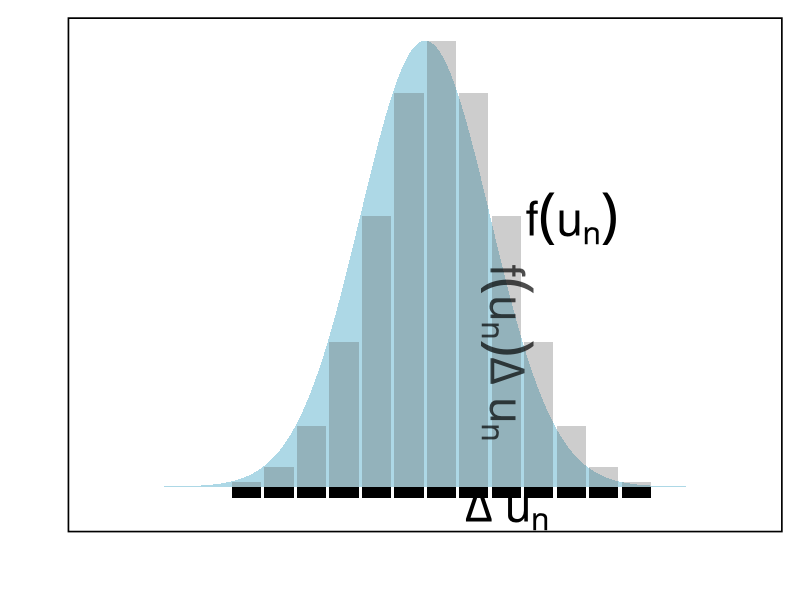
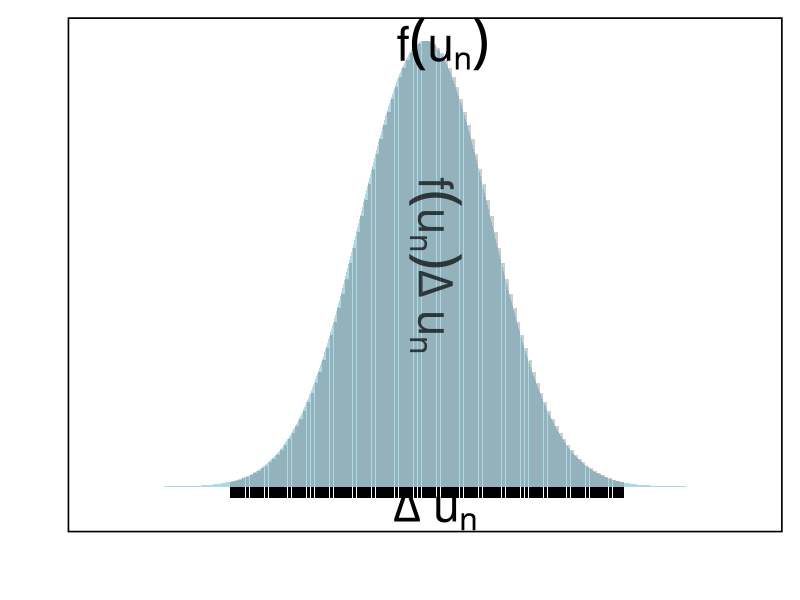
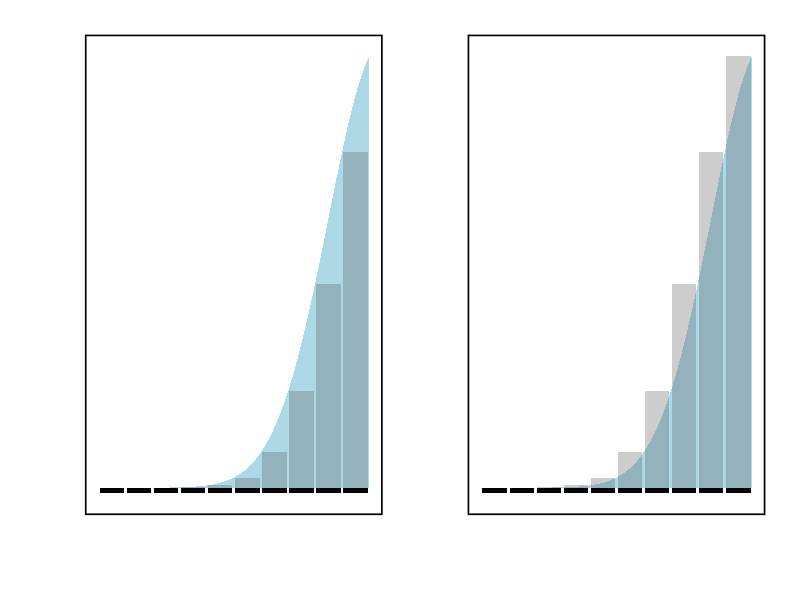
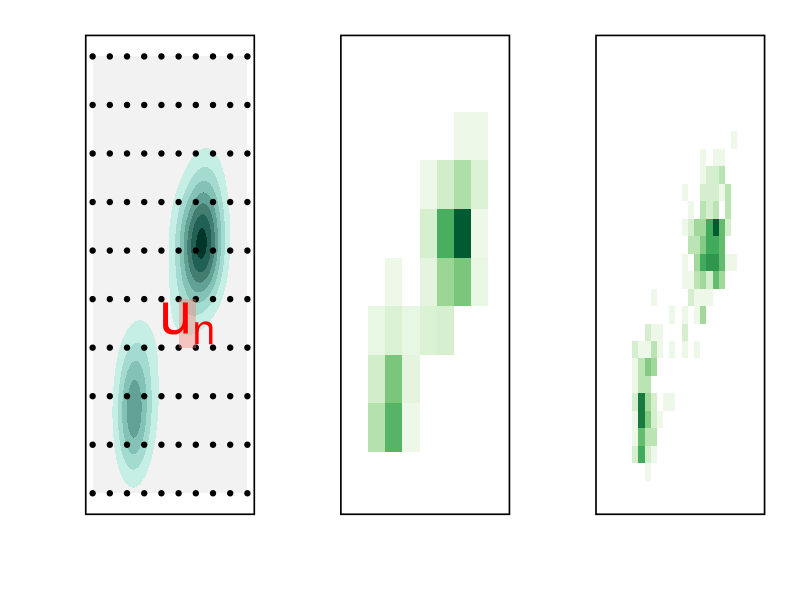
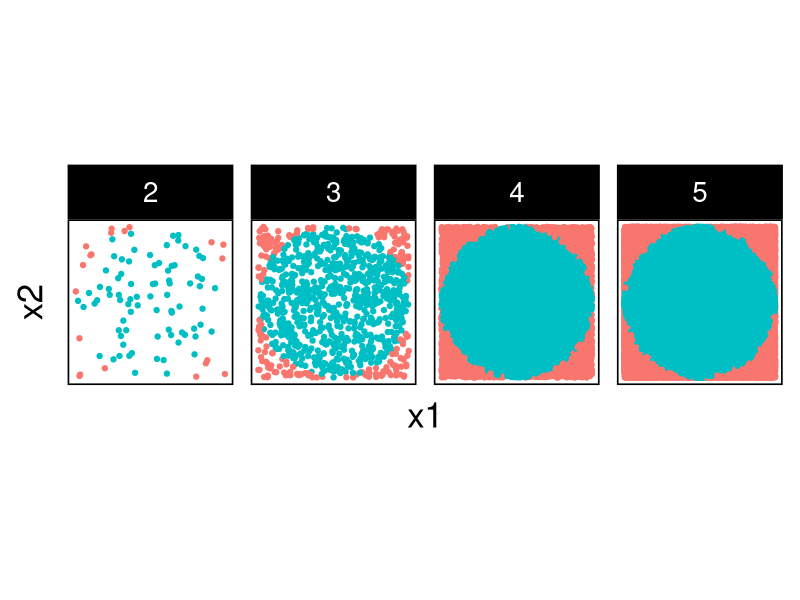
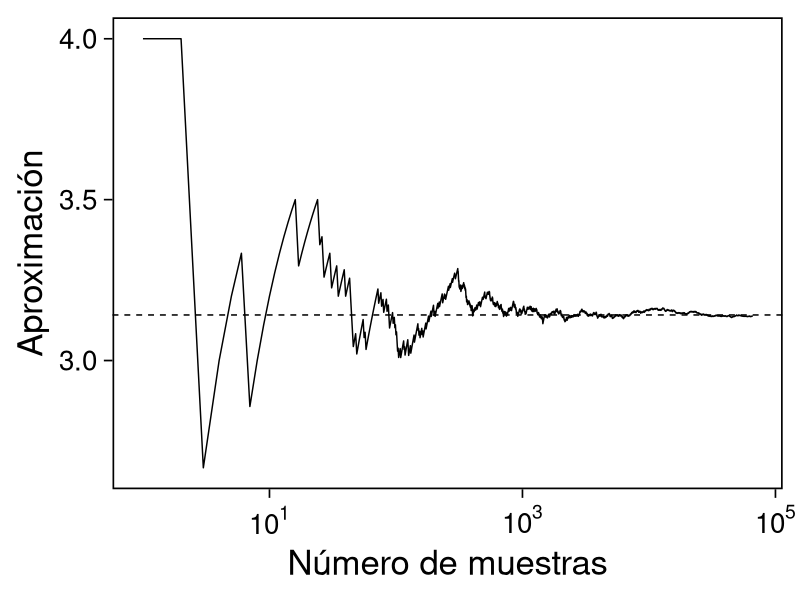
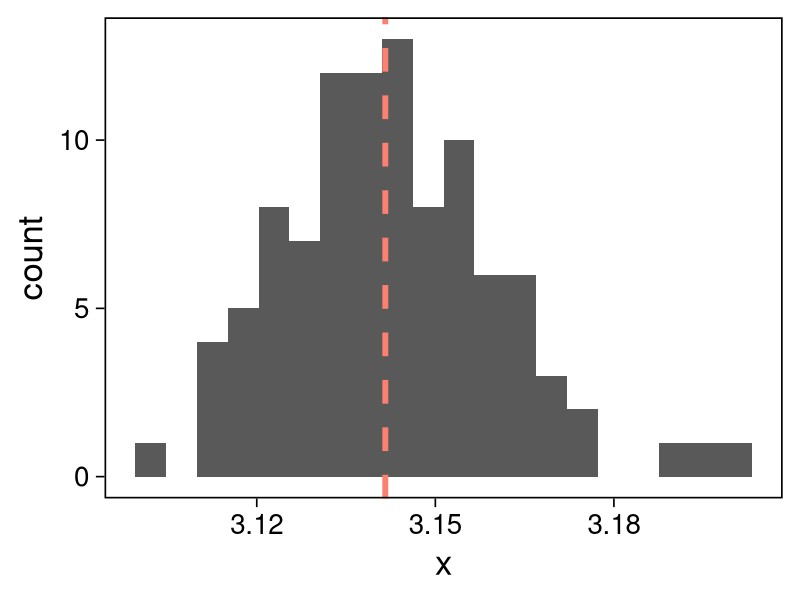
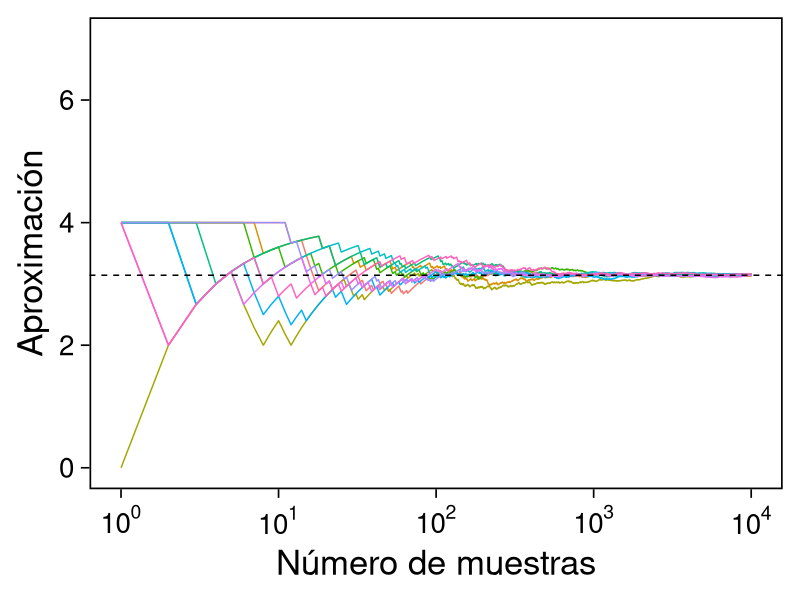

These charts were generated, in order, by the following R code: (Note: this script raises an error after producing the figures.)
## Setup --------------------------------------------------

library(tidyverse)
 library(patchwork)
 library(scales)
 ## Cambia el default del tamaño de fuente 
 theme_set(theme_linedraw(base_size = 25))

## Cambia el número de decimales para mostrar
 options(digits = 4)
 ## Problemas con mi consola en Emacs
 options(pillar.subtle = FALSE)
 options(rlang_backtrace_on_error = "none")
 options(crayon.enabled = FALSE)
 options(width=70)

 color.itam  <- c("#00362b","#004a3b", "#00503f", "#006953", "#008367", "#009c7b", "#00b68f", NA)
 sin_lineas <- theme(panel.grid.major = element_blank(), panel.grid.minor = element_blank())
 sin_leyenda <- theme(legend.position = "none")
 sin_ejes <- theme(axis.ticks = element_blank(), 
       axis.text = element_blank())

 ## Ejemplo de integracion numerica -----------------------

 grid.n          <- 11                 # Número de celdas 
 grid.size       <- 6/(grid.n+1)       # Tamaño de celdas en el intervalo [-3, 3]
 norm.cuadrature <- tibble(x = seq(-3, 3, by = grid.size), y = dnorm(x) )

 norm.density <- tibble(x = seq(-5, 5, by = .01), 
        y = dnorm(x) )

norm.cuadrature |>
  ggplot(aes(x=x + grid.size/2, y=y)) + 
  geom_area(data = norm.density, aes(x = x, y = y), fill = 'lightblue') + 
  geom_bar(stat="identity", alpha = .3) + 
  geom_bar(aes(x = x + grid.size/2, y = -0.01), fill = 'black', stat="identity") + 
  sin_lineas + xlab('') + ylab("") + 
  annotate('text', label = expression(Delta~u[n]),
           x = .01 + 5 * grid.size/2, y = -.02, size = 12) + 
  annotate('text', label = expression(f(u[n]) ),
           x = .01 + 9 * grid.size/2, y = dnorm(.01 + 4 * grid.size/2), size = 12) + 
  annotate('text', label = expression(f(u[n]) * Delta~u[n]), 
           x = .01 + 5 * grid.size/2, y = dnorm(.01 + 4 * grid.size/2)/2, 
           angle = -90, alpha = .7, size = 12) + sin_ejes

grid.n          <- 101                 # Número de celdas 
grid.size       <- 6/(grid.n+1)       # Tamaño de celdas en el intervalo [-3, 3]
norm.cuadrature <- tibble(x = seq(-3, 3, by = grid.size), y = dnorm(x) )

norm.cuadrature |>
    ggplot(aes(x=x + grid.size/2, y=y)) + 
    geom_area(data = norm.density, aes(x = x, y = y), fill = 'lightblue') + 
    geom_bar(stat="identity", alpha = .3) + 
    geom_bar(aes(x = x + grid.size/2, y = -0.01), fill = 'black', stat="identity") + 
    sin_lineas + xlab('') + ylab("") + 
    annotate('text', label = expression(Delta~u[n]),
             x = .01 + 5 * grid.size/2, y = -.02, size = 12) + 
    annotate('text', label = expression(f(u[n]) ),
             x = .01 + 9 * grid.size/2, y = dnorm(.01 + 4 * grid.size/2), size = 12) + 
    annotate('text', label = expression(f(u[n]) * Delta~u[n]), 
             x = .01 + 5 * grid.size/2, y = dnorm(.01 + 4 * grid.size/2)/2, 
             angle = -90, alpha = .7, size = 12) + sin_ejes

grid.n          <- 11                 # Número de celdas 
grid.size       <- 6/(grid.n+1)       # Tamaño de celdas en el intervalo [-3, 3]
norm.cuadrature <- tibble(x = seq(-5, 0, by = grid.size),
                          y.lo = dnorm(x - grid.size/2), y.hi = dnorm(x + grid.size/2))
norm.density.half <- tibble(x = seq(-5, 0, by = .01), y = dnorm(x - grid.size/2) ) 

g1 <- norm.cuadrature |>
  ggplot(aes(x=x + grid.size/2, y=y.lo)) + 
  geom_area(data = norm.density.half, aes(x = x, y = y), fill = 'lightblue') + 
  geom_bar(stat="identity", alpha = .3) + 
  geom_bar(aes(x = x + grid.size/2, y = -0.005), fill = 'black', stat="identity") + 
  sin_lineas + xlab('') + ylab("") + sin_ejes + xlim(-5,0)

g2 <- norm.cuadrature |>
  ggplot(aes(x=x + grid.size/2, y=y.hi)) + 
  geom_area(data = norm.density.half, aes(x = x, y = y), fill = 'lightblue') + 
  geom_bar(stat="identity", alpha = .3) + 
  geom_bar(aes(x = x + grid.size/2, y = -0.005), fill = 'black', stat="identity") + 
  sin_lineas + xlab('') + ylab("") + sin_ejes + xlim(-5, 0)

g1 + g2

canvas <- ggplot(faithful, aes(x = eruptions, y = waiting)) +
  xlim(0.5, 6) +
  ylim(40, 110)

grid.size <- 10 - 1

mesh <- expand.grid(x = seq(0.5, 6, by = (6-.5)/grid.size),
                    y = seq(40, 110, by = (110-40)/grid.size))

g1 <- canvas +
  geom_density_2d_filled(aes(alpha = ..level..), bins = 8) +
  scale_fill_manual(values = rev(color.itam)) + 
  sin_lineas + theme(legend.position = "none") +
  geom_point(data = mesh, aes(x = x, y = y)) + 
  annotate("rect", xmin = .5 + 5 * (6-.5)/grid.size, 
           xmax = .5 + 6 * (6-.5)/grid.size, 
           ymin = 40 + 3 * (110-40)/grid.size, 
           ymax = 40 + 4 * (110-40)/grid.size,
           linestyle = 'dashed', 
           fill = 'salmon', alpha = .4) + ylab("") + xlab("") + 
  annotate('text', x = .5 + 5.5 * (6-.5)/grid.size, 
           y = 40 + 3.5 * (110-40)/grid.size, 
           label = expression(u[n]), color = 'red', size = 15) +
  theme(axis.ticks = element_blank(), 
        axis.text = element_blank())


g2 <- canvas + 
  stat_bin2d(aes(fill = after_stat(density)), binwidth = c((6-.5)/grid.size, (110-40)/grid.size)) +
  sin_lineas + theme(legend.position = "none") +
  theme(axis.ticks = element_blank(), 
        axis.text = element_blank()) +
  scale_fill_distiller(palette = "Greens", direction = 1) + 
  sin_lineas + theme(legend.position = "none") +
  ylab("") + xlab("")

g3 <- canvas + 
  stat_bin2d(aes(fill = after_stat(density)), binwidth = c((6-.5)/25, (110-40)/25)) +
  sin_lineas + theme(legend.position = "none") +
  theme(axis.ticks = element_blank(), 
        axis.text = element_blank()) +
  scale_fill_distiller(palette = "Greens", direction = 1) + 
  sin_lineas + theme(legend.position = "none") +
  ylab("") + xlab("")

g1 + g2 + g3

## Integración Monte ========================================================= 
genera_dardos <- function(n = 100){
    tibble(x1 = runif(n, min = -1, max = 1), 
           x2 = runif(n, min = -1, max = 1)) %>% 
      mutate(resultado = ifelse(x1**2 + x2**2 <= 1., 1., 0.))
  }

  dardos <- tibble(n = seq(2,5)) %>% 
    mutate(datos = map(10**n, genera_dardos)) %>% 
    unnest() 

  dardos %>% 
    ggplot(aes(x = x1, y = x2)) + 
      geom_point(aes(color = factor(resultado))) + 
      facet_wrap(~n, nrow = 1) +  
    sin_lineas + sin_ejes + sin_leyenda + coord_equal()

set.seed(1087)
genera_dardos(n = 2**16) %>% 
  mutate(n = seq(1, 2**16), 
         approx = cummean(resultado) * 4) %>% 
  ggplot(aes(x = n, y = approx)) + 
    geom_line() + 
    geom_hline(yintercept = pi, linetype = 'dashed') + 
    scale_x_continuous(trans='log10', 
                       labels = trans_format("log10", math_format(10^.x))) + 
  ylab('Aproximación') + xlab("Número de muestras") + sin_lineas

set.seed(108)
nsamples <- 10**4; nexp <- 100
U <- runif(nexp * 2 * nsamples)
U <- array(U, dim = c(nexp, 2, nsamples))

str(U)

U[1:5] |> str()

U[1:5,,] |> str()

apply(U[1:5,,], 1, str)

cuenta_dardos <- function(x){
  ## obtiene la norma 2
  dardos <- apply(x**2, 2, sum)
  ## cuenta si los dardos estan en el circulo unitario
  exitos <- ifelse(dardos <= 1, 1, 0)
  ## obtiene frecuencias relativas
  prop   <- mean(exitos)
  4 * prop
}

resultados <- apply(U, 1, cuenta_dardos)
resultados

tibble(x = resultados) |>
ggplot(aes(x)) +
geom_histogram(bins = 20) + sin_lineas +
geom_vline(xintercept = pi, lty = 2, color = "salmon", size =2)

cuenta_acumulacion_dardos <- function(x){
  ## obtiene la norma 2
  dardos <- apply(x**2, 2, sum)
  ## cuenta si los dardos estan en el circulo unitario
  exitos <- ifelse(dardos <= 1, 1, 0)
  ## obtiene frecuencias relativas mientras avanza N
  prop   <- cummean(exitos)
  4 * prop
}

resultados <- apply(U, 1, cuenta_acumulacion_dardos)
resultados |> str()
## Nota como transpone el resultado

resultados |>
  as_data_frame() |>
  mutate(n = 1:nsamples) |>
  pivot_longer(cols = 1:10) |>
  ggplot(aes(n, value)) +
  geom_line(aes(group = name, color = name)) +
  geom_hline(yintercept = pi, linetype = 'dashed') + 
  scale_x_continuous(trans='log10', 
                     labels = trans_format("log10", math_format(10^.x))) + 
  ylab('Aproximación') + xlab("Número de muestras") + sin_lineas + sin_leyenda +
  ylim(0, 7)

resultados |>
  as_data_frame() |>
  mutate(n = 1:nsamples) |>
  pivot_longer(cols = 1:nexp) |>
  group_by(n) |>
  summarise(promedio = mean(value),
            desv.est = sd(value),
            y.lo = promedio - 2 * desv.est,
            y.hi = promedio + 2 * desv.est) |>
  ggplot(aes(n , promedio)) +
  geom_ribbon(aes(ymin = y.lo, ymax = y.hi), fill = "gray", alpha = .3) +
  geom_ribbon(aes(ymin = promedio - 2 * sqrt(pi * (4 - pi)/(n)),
                  ymax = promedio + 2 * sqrt(pi * (4 - pi)/(n))),
              fill = "salmon", alpha = .1) +
  geom_hline(yintercept = pi, linetype = 'dashed') + 
  geom_line() +
  scale_x_continuous(trans='log10', 
                     labels = trans_format("log10", math_format(10^.x))) + 
  ylab('Aproximación') + xlab("Número de muestras") + sin_lineas + sin_leyenda +
ylim(0, 7)

resultados |>
  as_data_frame() |>
  mutate(n = 1:nsamples) |>
  pivot_longer(cols = 1:nexp) |>
  group_by(n) |>
  summarise(varianza = var(value/4)) |>
  mutate(cramer.rao = pi * (4 - pi)/(16 * n)) |>
  ggplot(aes(n , varianza)) +
  geom_line() +
  geom_line(aes(n, cramer.rao), lty = 2, color = 'red') +
  scale_y_continuous(trans='log10') +
  scale_x_continuous(trans='log10', 
                     labels = trans_format("log10", math_format(10^.x))) + 
  ylab('Varianza') + xlab("Número de muestras") + sin_lineas + sin_leyenda

options(digits = 8)

tibble(N = 1:nsamples, estimado = resultados[,1]) |>
  mutate( diff.abs = abs(estimado - pi)) |>
  filter(N %% 10 == 0 & log10(N) %in% c(1, 2, 3, 4))

set.see(108); nsamples <- 10**4; nexp <- 100
h <- function(x){ exp(-x**2/2) }
u <- runif(nexp * nsamples, min = 2, max = 3)
x <- array(u, c(nexp, nsamples))
h_x <- h(x)

estimador_mc <- apply(h_x, 1, cummean)    # ojo, transpone el resultado
media_mc <- apply(estimador_mc, 1, mean)
error_mc <- apply(estimador_mc, 1, sd)

estimador.uniforme <- estimador_mc
as.tibble(estimador_mc) |>
  mutate(n = 1:nsamples) |>
  pivot_longer(cols = 1:20) |>
  ggplot(aes(n, value, color = name)) +
  geom_line() +
  geom_hline(yintercept = sqrt(2 * pi) * (pnorm(3) - pnorm(2)), lty = 2) + 
  scale_x_continuous(trans='log10', 
                     labels = trans_format("log10", math_format(10^.x))) + 
  ylab('Aproximación') + xlab("Número de muestras") + sin_lineas + sin_leyenda

as.tibble(estimador_mc) |>
  mutate(n = 1:nsamples) |>
  ggplot(aes(n, V1)) +
  geom_ribbon(aes(ymin = V1 - 2 * error_mc,
                  ymax = V1 + 2 * error_mc),
              alpha = .2, fill = 'salmon') + 
  geom_line() +
  geom_hline(yintercept = sqrt(2 * pi) * (pnorm(3) - pnorm(2)), lty = 2) +
  scale_x_continuous(trans='log10', 
                     labels = trans_format("log10", math_format(10^.x))) + 
  ylab('Aproximación') + xlab("Número de muestras") + sin_lineas + sin_leyenda

gunif <- tibble(n = 1:nsamples, media = media_mc, error = error_mc) |>
  ggplot(aes(n, media)) +
  geom_ribbon(aes(ymin = media - 2 * error,
                  ymax = media + 2 * error), alpha = .2, fill = 'salmon') +
  geom_line() +
  geom_hline(yintercept = sqrt(2 * pi) * (pnorm(3) - pnorm(2)), lty = 2) + 
  scale_x_continuous(trans='log10', 
                     labels = trans_format("log10", math_format(10^.x))) + 
  ylab('Aproximación') + xlab("Número de muestras") + sin_lineas + sin_leyenda

gunif

set.seed(108); nsamples <- 10**4; nexp <- 100
f <- function(x){ ifelse(x >= 2 & x <= 3, sqrt(2 * pi), 0) }
u <- rnorm(nexp * nsamples)
x <- array(u, c(nexp, nsamples))
f_x <- f(x)

estimador_mc <- apply(f_x, 1, cummean)    # ojo, transpone el resultado
media_mc <- apply(estimador_mc, 1, mean)
error_mc <- apply(estimador_mc, 1, sd)

estimador.normal <- estimador_mc
as.tibble(estimador_mc) |>
    mutate(n = 1:nsamples) |>
    pivot_longer(cols = 1:20) |>
    ggplot(aes(n, value, color = name)) +
    geom_line() +
    geom_hline(yintercept = sqrt(2 * pi) * (pnorm(3) - pnorm(2)), lty = 2) + 
    scale_x_continuous(trans='log10', 
                       labels = trans_format("log10", math_format(10^.x))) + 
    ylab('Aproximación') + xlab("Número de muestras") + sin_lineas + sin_leyenda

as.tibble(estimador_mc) |>
  mutate(n = 1:nsamples) |>
  ggplot(aes(n, V1)) +
  geom_ribbon(aes(ymin = V1 - 2 * error_mc,
                  ymax = V1 + 2 * error_mc),
              alpha = .2, fill = 'salmon') + 
  geom_line() +
  geom_hline(yintercept = sqrt(2 * pi) * (pnorm(3) - pnorm(2)), lty = 2) +
  scale_x_continuous(trans='log10', 
                     labels = trans_format("log10", math_format(10^.x))) + 
  ylab('Aproximación') + xlab("Número de muestras") + sin_lineas + sin_leyenda

gnormal <- tibble(n = 1:nsamples, media = media_mc, error = error_mc) |>
  ggplot(aes(n, media)) +
  geom_ribbon(aes(ymin = media - 2 * error,
                  ymax = media + 2 * error), alpha = .2, fill = 'salmon') +
  geom_line() +
  geom_hline(yintercept = sqrt(2 * pi) * (pnorm(3) - pnorm(2)), lty = 2) + 
  scale_x_continuous(trans='log10', 
                     labels = trans_format("log10", math_format(10^.x))) + 
  ylab('Aproximación') + xlab("Número de muestras") + sin_lineas + sin_leyenda

gnormal

gunif + gnormal

(gunif + ylim(-.55, .55)) + (gnormal + ylim(-.55, .55))

media_mc <- apply(estimador.normal, 1, mean)
error_mc <- apply(estimador.normal, 1, sd)

truth <- sqrt(2 * pi) * (pnorm(3) - pnorm(2))
as.tibble(estimador.normal) |>
    mutate(n = 1:nsamples, error = error_mc) |>
    pivot_longer(cols = 1:100) |>
    filter(log10(n) %in% c(2, 3, 4)) |>
    mutate(contains =
             factor(ifelse(truth <= value + 2 * error & truth >= value - 2 * error, 1, 0))) |>
    ggplot(aes(value, name)) +
    geom_point(aes(color = contains)) +
    geom_linerange(aes(xmin = value - 2 * error,
                       xmax = value + 2 * error,
                       color = contains), alpha = .4, lwd = 1.2) +
    geom_vline(xintercept = truth, lty = 2) +
    facet_wrap(~n, scales = "free_x") + sin_lineas + sin_leyenda +
  theme(axis.ticks.y = element_blank(), axis.text.y = element_blank()) +
  scale_x_continuous(breaks = scales::pretty_breaks(n = 3)) +
  xlab("") + ylab("")

media_mc <- apply(estimador.uniforme, 1, mean)
error_mc <- apply(estimador.uniforme, 1, sd)

truth <- sqrt(2 * pi) * (pnorm(3) - pnorm(2))
as.tibble(estimador.uniforme) |>
    mutate(n = 1:nsamples, error = error_mc) |>
    pivot_longer(cols = 1:100) |>
    filter(log10(n) %in% c(2, 3, 4)) |>
    mutate(contains =
             factor(ifelse(truth <= value + 2 * error & truth >= value - 2 * error, 1, 0))) |>
    ggplot(aes(value, name)) +
    geom_point(aes(color = contains)) +
    geom_linerange(aes(xmin = value - 2 * error,
                       xmax = value + 2 * error,
                       color = contains), alpha = .4, lwd = 1.2) +
    geom_vline(xintercept = truth, lty = 2) +
    facet_wrap(~n, scales = "free_x") + sin_lineas + sin_leyenda +
  theme(axis.ticks.y = element_blank(), axis.text.y = element_blank()) +
  scale_x_continuous(breaks = scales::pretty_breaks(n = 3)) +
  xlab("") + ylab("")

set.seed(108727); nsamples <- 10**4; nexp <- 100
f <- function(theta){ pi * exp(-0.5 * (1 - theta)**2) }
h <- function(theta){ theta * f(theta) }
theta <- rcauchy(nexp * nsamples)
theta <- array(theta, c(nexp, nsamples))
f_theta <- f(theta)
h_theta <- h(theta)

num_estimador_mc   <- apply(h_theta, 1, cummean) # ojo, transpone el resultado
denom_estimador_mc <- apply(f_theta, 1, cummean) # ojo, transpone el resultado
estimador_mc <- num_estimador_mc / denom_estimador_mc
media_mc <- apply(estimador_mc, 1, mean)
error_mc <- apply(estimador_mc, 1, sd)

estimador.cauchy <- estimador_mc
as.tibble(estimador_mc) |>
    mutate(n = 1:nsamples) |>
    pivot_longer(cols = 1:100) |>
    ggplot(aes(n, value, group = name)) +
    geom_line(alpha = .2, color = "salmon") +
    geom_line(data = tibble(value = media_mc, n = 1:nsamples, name = "baseline"),
              aes(n, value), color = "black", lwd = 1.2) +
    ## geom_hline(yintercept = sqrt(2 * pi) * (pnorm(3) - pnorm(2)), lty = 2) + 
    scale_x_continuous(trans='log10', 
                       labels = trans_format("log10", math_format(10^.x))) +
    coord_cartesian(ylim = c(-.5, 1.5)) + 
    ylab('Aproximación') + xlab("Número de muestras") + sin_lineas + sin_leyenda

tibble(n = 1:nsamples, error = error_mc) |>
ggplot(aes(n, error)) +
geom_line() +
geom_line(aes(n, 5/n), color = 'salmon', lty = 2) + 
scale_x_continuous(trans='log10', 
                   labels = trans_format("log10", math_format(10^.x))) +
scale_y_continuous(trans='log10') + sin_lineas +
xlab("Numero de simulaciones") + ylab("Error estándar")

truth <- media_mc[nsamples]
as.tibble(estimador.cauchy) |>
    mutate(n = 1:nsamples, error = error_mc) |>
    pivot_longer(cols = 1:100) |>
    filter(log10(n) %in% c(2, 3, 4)) |>
    mutate(contains =
             factor(ifelse(truth <= value + 2 * error & truth >= value - 2 * error, 1, 0))) |>
    ggplot(aes(value, name)) +
    geom_point(aes(color = contains)) +
    geom_linerange(aes(xmin = value - 2 * error,
                       xmax = value + 2 * error,
                       color = contains), alpha = .4, lwd = 1.2) +
    geom_vline(xintercept = truth, lty = 2) +
    facet_wrap(~n, scale = "free_x") + sin_lineas + sin_leyenda +
  theme(axis.ticks.y = element_blank(), axis.text.y = element_blank()) +
  scale_x_continuous(breaks = scales::pretty_breaks(n = 3)) +
  xlab("") + ylab("")

sessionInfo()
